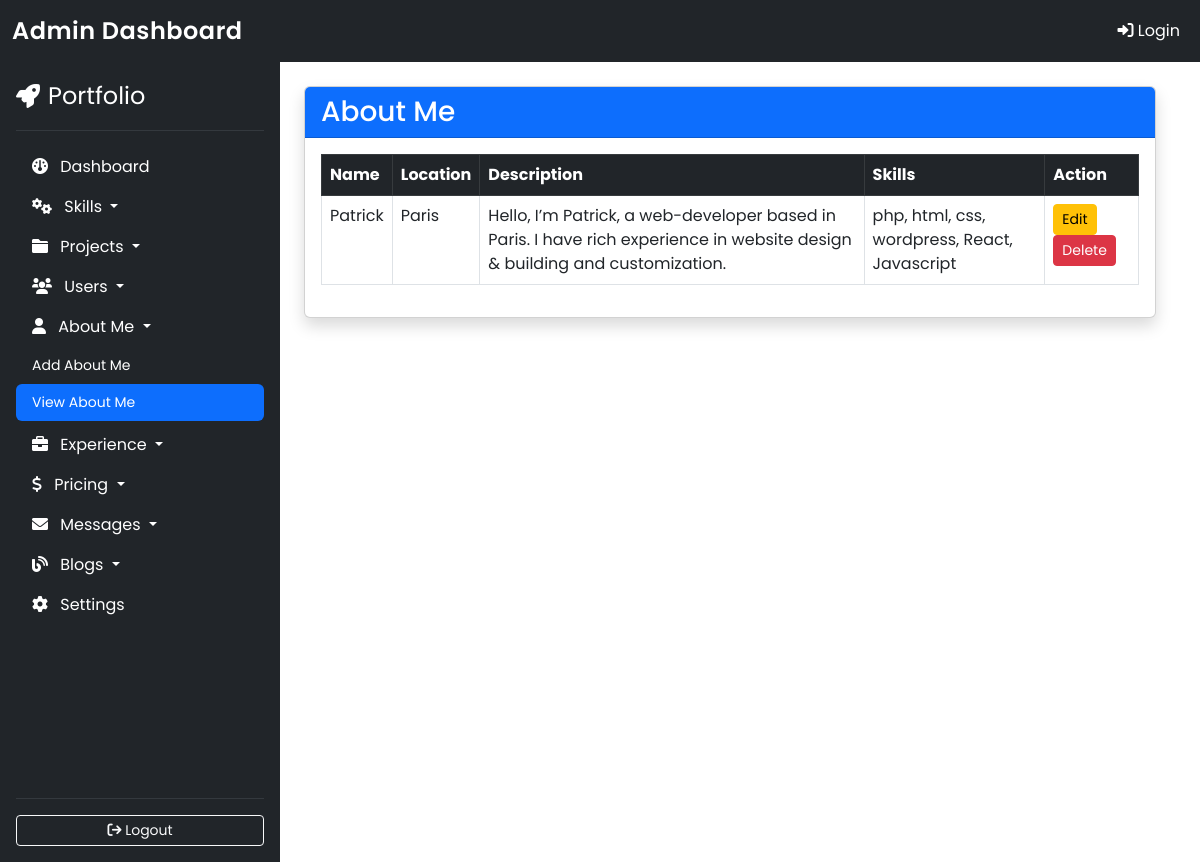
The app's page /admin/view_about_me.php with its own data.
### tables this page shows
CREATE TABLE `about_me` (
  `id` int(11) NOT NULL,
  `name` varchar(100) NOT NULL,
  `location` varchar(100) NOT NULL,
  `description` text NOT NULL,
  `skills` text NOT NULL
);

### admin/view_about_me.php (the view)
<?php
include 'header.php';
include 'config.php';
$query = "SELECT * FROM about_me";
$result = $conn->query($query);
?>
<div class="container-fluid">
    <div class="row">
        <?php include('sidebar.php'); ?>
        <div class="col-9 p-4">
            <div class="card shadow">
                <div class="card-header bg-primary text-white">
                    <h3 class="mb-0">About Me</h3>
                </div>
                <div class="card-body">
                    <table class="table table-hover table-bordered">
                        <thead class="table-dark">
                            <tr>
                                <th>Name</th>
                                <th>Location</th>
                                <th>Description</th>
                                <th>Skills</th>
                                <th>Action</th>
                            </tr>
                        </thead>
                        <tbody>
                            <?php while ($row = $result->fetch_assoc()) { ?>
                                <tr>
                                    <td><?= htmlspecialchars($row['name']); ?></td>
                                    <td><?= htmlspecialchars($row['location']); ?></td>
                                    <td><?= htmlspecialchars($row['description']); ?></td>
                                    <td><?= htmlspecialchars($row['skills']); ?></td>
                                    <td>
                                        <a href="edit_about_me.php?id=<?= $row['id']; ?>" class="btn btn-warning btn-sm">Edit</a>
                                        <a href="delete_about_me.php?id=<?= $row['id']; ?>" class="btn btn-danger btn-sm" onclick="return confirm('Are you sure?');">Delete</a>
                                    </td>
                                </tr>
                            <?php } ?>
                        </tbody>
                    </table>
                </div>
            </div>
        </div>
    </div>
</div>
<?php include('footer.php'); ?>

### admin/header.php (style rules this page uses)
body { font-family: 'Poppins', sans-serif; }

### records on screen
about_me: name "Patrick", location "Paris", description "Hello, I’m Patrick, a web-developer based in Paris. I have rich experience in website design & building and customization.", skills "php, html, css, wordpress, React, Javascript"
